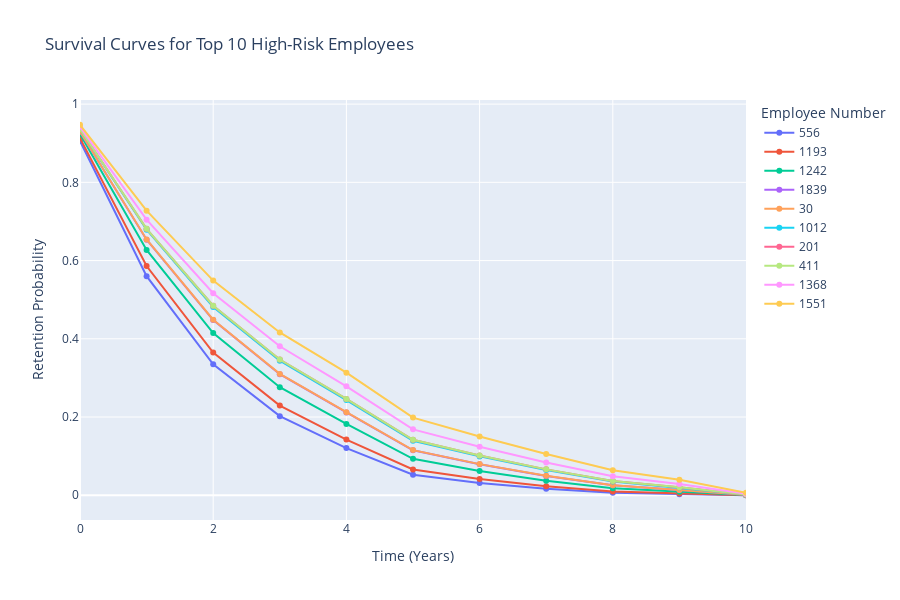

This figure's notebook cell:
### Code cell
# Create a DataFrame to store survival probabilities for the top n high-risk employees
survival_data = []
# Extract time points and survival probabilities from the survival functions (StepFunction)
for i, employee_id in enumerate(top_n_high_risk.index):
    step_function = survival_funcs[i]  # Get the StepFunction for the current employee
    time_points = step_function.x  # Time points
    survival_prob = step_function.y  # Survival probabilities

    # Add the survival curve to the DataFrame
    for time, prob in zip(time_points, survival_prob):
        survival_data.append({
            'EmployeeNumber': employee_id,
            'Time': time,
            'SurvivalProbability': prob
        })

# Convert the survival data to a DataFrame
survival_df = pd.DataFrame(survival_data)

# Create an interactive survival curve plot using plotly.graph_objects
fig = go.Figure()


# Create an interactive survival curve plot using plotly
fig = px.line(
    survival_df,
    x='Time',
    y='SurvivalProbability',
    color='EmployeeNumber',
    labels={'Time': 'Time (Years)', 'SurvivalProbability': 'Retention Probability'},
    title= f'Survival Curves for Top {num_samples} High-Risk Employees'
)

# Customize the plot
fig.update_traces(mode='lines+markers')
fig.update_layout(
    xaxis_title='Time (Years)',
    yaxis_title='Retention Probability',
    legend_title='Employee Number',
    xaxis_range=[0, 10],  # Set x-axis range to 0-10 years
    height=600,
    width=900 
)

# Show the plot
fig.show()

### Figure 1 — Plotly figure (JSON) as saved in the notebook; plotly's stock layout.template omitted (floating-point values rounded to 4 significant figures)
{"data": [{"hovertemplate": "EmployeeNumber=556<br>Time (Years)=%{x}<br>Retention Probability=%{y}<extra></extra>", "legendgroup": "556", "line": {"color": "#636efa", "dash": "solid"}, "marker": {"symbol": "circle"}, "mode": "lines+markers", "name": "556", "orientation": "v", "showlegend": true, "type": "scatter", "x": [0, 1, 2, 3, 4, 5, 6, 7, 8, 9, 10, 11, 12, 13, 14, 15, 16, 17, 18, 19, 20, 21, 22, 23, 24, 25, 26, 27, 29, 31, 32, 33, 36, 37, 40], "xaxis": "x", "y": [0.9059, 0.5601, 0.3349, 0.2022, 0.1205, 0.0524, 0.03156, 0.01656, 0.006688, 0.002776, 9.374e-05, 4.434e-05, 4.434e-05, 2.704e-05, 8.767e-06, 4.499e-06, 4.499e-06, 1.955e-06, 1.955e-06, 7.077e-07, 7.077e-07, 7.077e-07, 9.118e-08, 3.879e-09, 3.879e-09, 3.879e-09, 3.879e-09, 3.879e-09, 3.879e-09, 3.67e-12, 3.67e-12, 1.325e-16, 1.325e-16, 1.325e-16, 3e-58], "yaxis": "y"}, {"hovertemplate": "EmployeeNumber=1193<br>Time (Years)=%{x}<br>Retention Probability=%{y}<extra></extra>", "legendgroup": "1193", "line": {"color": "#EF553B", "dash": "solid"}, "marker": {"symbol": "circle"}, "mode": "lines+markers", "name": "1193", "orientation": "v", "showlegend": true, "type": "scatter", "x": [0, 1, 2, 3, 4, 5, 6, 7, 8, 9, 10, 11, 12, 13, 14, 15, 16, 17, 18, 19, 20, 21, 22, 23, 24, 25, 26, 27, 29, 31, 32, 33, 36, 37, 40], "xaxis": "x", "y": [0.9129, 0.5861, 0.3648, 0.2292, 0.1422, 0.06601, 0.04137, 0.02283, 0.009898, 0.004402, 0.0001938, 9.72e-05, 9.72e-05, 6.161e-05, 2.182e-05, 1.18e-05, 1.18e-05, 5.471e-06, 5.471e-06, 2.145e-06, 2.145e-06, 2.145e-06, 3.245e-07, 1.768e-08, 1.768e-08, 1.768e-08, 1.768e-08, 1.768e-08, 1.768e-08, 2.885e-11, 2.885e-11, 2.32e-15, 2.32e-15, 2.32e-15, 9.578e-54], "yaxis": "y"}, {"hovertemplate": "EmployeeNumber=1242<br>Time (Years)=%{x}<br>Retention Probability=%{y}<extra></extra>", "legendgroup": "1242", "line": {"color": "#00cc96", "dash": "solid"}, "marker": {"symbol": "circle"}, "mode": "lines+markers", "name": "1242", "orientation": "v", "showlegend": true, "type": "scatter", "x": [0, 1, 2, 3, 4, 5, 6, 7, 8, 9, 10, 11, 12, 13, 14, 15, 16, 17, 18, 19, 20, 21, 22, 23, 24, 25, 26, 27, 29, 31, 32, 33, 36, 37, 40], "xaxis": "x", "y": [0.9236, 0.6272, 0.4147, 0.2763, 0.1822, 0.09321, 0.06198, 0.03688, 0.01778, 0.008765, 0.0005736, 0.0003141, 0.0003141, 0.0002109, 8.522e-05, 4.982e-05, 4.982e-05, 2.547e-05, 2.547e-05, 1.125e-05, 1.125e-05, 1.125e-05, 2.162e-06, 1.704e-07, 1.704e-07, 1.704e-07, 1.704e-07, 1.704e-07, 1.704e-07, 6.281e-10, 6.281e-10, 1.672e-13, 1.672e-13, 1.672e-13, 5.146e-47], "yaxis": "y"}, {"hovertemplate": "EmployeeNumber=1839<br>Time (Years)=%{x}<br>Retention Probability=%{y}<extra></extra>", "legendgroup": "1839", "line": {"color": "#ab63fa", "dash": "solid"}, "marker": {"symbol": "circle"}, "mode": "lines+markers", "name": "1839", "orientation": "v", "showlegend": true, "type": "scatter", "x": [0, 1, 2, 3, 4, 5, 6, 7, 8, 9, 10, 11, 12, 13, 14, 15, 16, 17, 18, 19, 20, 21, 22, 23, 24, 25, 26, 27, 29, 31, 32, 33, 36, 37, 40], "xaxis": "x", "y": [0.93, 0.6534, 0.448, 0.3094, 0.2116, 0.1148, 0.07914, 0.04929, 0.02534, 0.01329, 0.001105, 0.0006379, 0.0006379, 0.0004437, 0.0001941, 0.000119, 0.000119, 6.451e-05, 6.451e-05, 3.061e-05, 3.061e-05, 3.061e-05, 6.801e-06, 6.701e-07, 6.701e-07, 6.701e-07, 6.701e-07, 6.701e-07, 6.701e-07, 4.041e-09, 4.041e-09, 2.217e-12, 2.217e-12, 2.217e-12, 6.003e-43], "yaxis": "y"}, {"hovertemplate": "EmployeeNumber=30<br>Time (Years)=%{x}<br>Retention Probability=%{y}<extra></extra>", "legendgroup": "30", "line": {"color": "#FFA15A", "dash": "solid"}, "marker": {"symbol": "circle"}, "mode": "lines+markers", "name": "30", "orientation": "v", "showlegend": true, "type": "scatter", "x": [0, 1, 2, 3, 4, 5, 6, 7, 8, 9, 10, 11, 12, 13, 14, 15, 16, 17, 18, 19, 20, 21, 22, 23, 24, 25, 26, 27, 29, 31, 32, 33, 36, 37, 40], "xaxis": "x", "y": [0.9302, 0.6541, 0.4488, 0.3102, 0.2123, 0.1154, 0.0796, 0.04963, 0.02555, 0.01342, 0.001123, 0.0006489, 0.0006489, 0.0004517, 0.000198, 0.0001215, 0.0001215, 6.597e-05, 6.597e-05, 3.135e-05, 3.135e-05, 3.135e-05, 6.991e-06, 6.925e-07, 6.925e-07, 6.925e-07, 6.925e-07, 6.925e-07, 6.925e-07, 4.226e-09, 4.226e-09, 2.359e-12, 2.359e-12, 2.359e-12, 7.517e-43], "yaxis": "y"}, {"hovertemplate": "EmployeeNumber=1012<br>Time (Years)=%{x}<br>Retention Probability=%{y}<extra></extra>", "legendgroup": "1012", "line": {"color": "#19d3f3", "dash": "solid"}, "marker": {"symbol": "circle"}, "mode": "lines+markers", "name": "1012", "orientation": "v", "showlegend": true, "type": "scatter", "x": [0, 1, 2, 3, 4, 5, 6, 7, 8, 9, 10, 11, 12, 13, 14, 15, 16, 17, 18, 19, 20, 21, 22, 23, 24, 25, 26, 27, 29, 31, 32, 33, 36, 37, 40], "xaxis": "x", "y": [0.9361, 0.6789, 0.4815, 0.3438, 0.2432, 0.1394, 0.09937, 0.06458, 0.03524, 0.01959, 0.002036, 0.001235, 0.001235, 0.0008873, 0.0004181, 0.0002677, 0.0002677, 0.0001534, 0.0001534, 7.781e-05, 7.781e-05, 7.781e-05, 1.979e-05, 2.401e-06, 2.401e-06, 2.401e-06, 2.401e-06, 2.401e-06, 2.401e-06, 2.291e-08, 2.291e-08, 2.466e-11, 2.466e-11, 2.466e-11, 3.702e-39], "yaxis": "y"}, {"hovertemplate": "EmployeeNumber=201<br>Time (Years)=%{x}<br>Retention Probability=%{y}<extra></extra>", "legendgroup": "201", "line": {"color": "#FF6692", "dash": "solid"}, "marker": {"symbol": "circle"}, "mode": "lines+markers", "name": "201", "orientation": "v", "showlegend": true, "type": "scatter", "x": [0, 1, 2, 3, 4, 5, 6, 7, 8, 9, 10, 11, 12, 13, 14, 15, 16, 17, 18, 19, 20, 21, 22, 23, 24, 25, 26, 27, 29, 31, 32, 33, 36, 37, 40], "xaxis": "x", "y": [0.9367, 0.6813, 0.4847, 0.3471, 0.2464, 0.1419, 0.1015, 0.0662, 0.03633, 0.0203, 0.002154, 0.001312, 0.001312, 0.0009456, 0.0004486, 0.0002885, 0.0002885, 0.0001661, 0.0001661, 8.478e-05, 8.478e-05, 8.478e-05, 2.183e-05, 2.7e-06, 2.7e-06, 2.7e-06, 2.7e-06, 2.7e-06, 2.7e-06, 2.687e-08, 2.687e-08, 3.077e-11, 3.077e-11, 3.077e-11, 8.255e-39], "yaxis": "y"}, {"hovertemplate": "EmployeeNumber=411<br>Time (Years)=%{x}<br>Retention Probability=%{y}<extra></extra>", "legendgroup": "411", "line": {"color": "#B6E880", "dash": "solid"}, "marker": {"symbol": "circle"}, "mode": "lines+markers", "name": "411", "orientation": "v", "showlegend": true, "type": "scatter", "x": [0, 1, 2, 3, 4, 5, 6, 7, 8, 9, 10, 11, 12, 13, 14, 15, 16, 17, 18, 19, 20, 21, 22, 23, 24, 25, 26, 27, 29, 31, 32, 33, 36, 37, 40], "xaxis": "x", "y": [0.9367, 0.6813, 0.4847, 0.3471, 0.2464, 0.1419, 0.1015, 0.0662, 0.03633, 0.0203, 0.002154, 0.001312, 0.001312, 0.0009456, 0.0004486, 0.0002885, 0.0002885, 0.0001661, 0.0001661, 8.478e-05, 8.478e-05, 8.478e-05, 2.183e-05, 2.7e-06, 2.7e-06, 2.7e-06, 2.7e-06, 2.7e-06, 2.7e-06, 2.687e-08, 2.687e-08, 3.077e-11, 3.077e-11, 3.077e-11, 8.255e-39], "yaxis": "y"}, {"hovertemplate": "EmployeeNumber=1368<br>Time (Years)=%{x}<br>Retention Probability=%{y}<extra></extra>", "legendgroup": "1368", "line": {"color": "#FF97FF", "dash": "solid"}, "marker": {"symbol": "circle"}, "mode": "lines+markers", "name": "1368", "orientation": "v", "showlegend": true, "type": "scatter", "x": [0, 1, 2, 3, 4, 5, 6, 7, 8, 9, 10, 11, 12, 13, 14, 15, 16, 17, 18, 19, 20, 21, 22, 23, 24, 25, 26, 27, 29, 31, 32, 33, 36, 37, 40], "xaxis": "x", "y": [0.9421, 0.7046, 0.5164, 0.3808, 0.2786, 0.1684, 0.124, 0.08399, 0.04858, 0.02856, 0.003689, 0.002347, 0.002347, 0.001741, 0.0008818, 0.0005894, 0.0005894, 0.0003562, 0.0003562, 0.0001928, 0.0001928, 0.0001928, 5.593e-05, 8.307e-06, 8.307e-06, 8.307e-06, 8.307e-06, 8.307e-06, 8.307e-06, 1.238e-07, 1.238e-07, 2.568e-10, 2.568e-10, 2.568e-10, 1.799e-35], "yaxis": "y"}, {"hovertemplate": "EmployeeNumber=1551<br>Time (Years)=%{x}<br>Retention Probability=%{y}<extra></extra>", "legendgroup": "1551", "line": {"color": "#FECB52", "dash": "solid"}, "marker": {"symbol": "circle"}, "mode": "lines+markers", "name": "1551", "orientation": "v", "showlegend": true, "type": "scatter", "x": [0, 1, 2, 3, 4, 5, 6, 7, 8, 9, 10, 11, 12, 13, 14, 15, 16, 17, 18, 19, 20, 21, 22, 23, 24, 25, 26, 27, 29, 31, 32, 33, 36, 37, 40], "xaxis": "x", "y": [0.9472, 0.7277, 0.5489, 0.4163, 0.3134, 0.1985, 0.1503, 0.1055, 0.06418, 0.03963, 0.006181, 0.0041, 0.0041, 0.003126, 0.001686, 0.001169, 0.001169, 0.0007401, 0.0007401, 0.000424, 0.000424, 0.000424, 0.0001378, 2.44e-05, 2.44e-05, 2.44e-05, 2.44e-05, 2.44e-05, 2.44e-05, 5.359e-07, 5.359e-07, 1.963e-09, 1.963e-09, 1.963e-09, 2.855e-32], "yaxis": "y"}], "layout": {"height": 600, "legend": {"title": {"text": "Employee Number"}, "tracegroupgap": 0}, "title": {"text": "Survival Curves for Top 10 High-Risk Employees"}, "width": 900, "xaxis": {"anchor": "y", "domain": [0, 1], "range": [0, 10], "title": {"text": "Time (Years)"}, "type": "linear"}, "yaxis": {"anchor": "x", "autorange": true, "domain": [0, 1], "range": [-0.06328, 1.011], "title": {"text": "Retention Probability"}, "type": "linear"}}}
